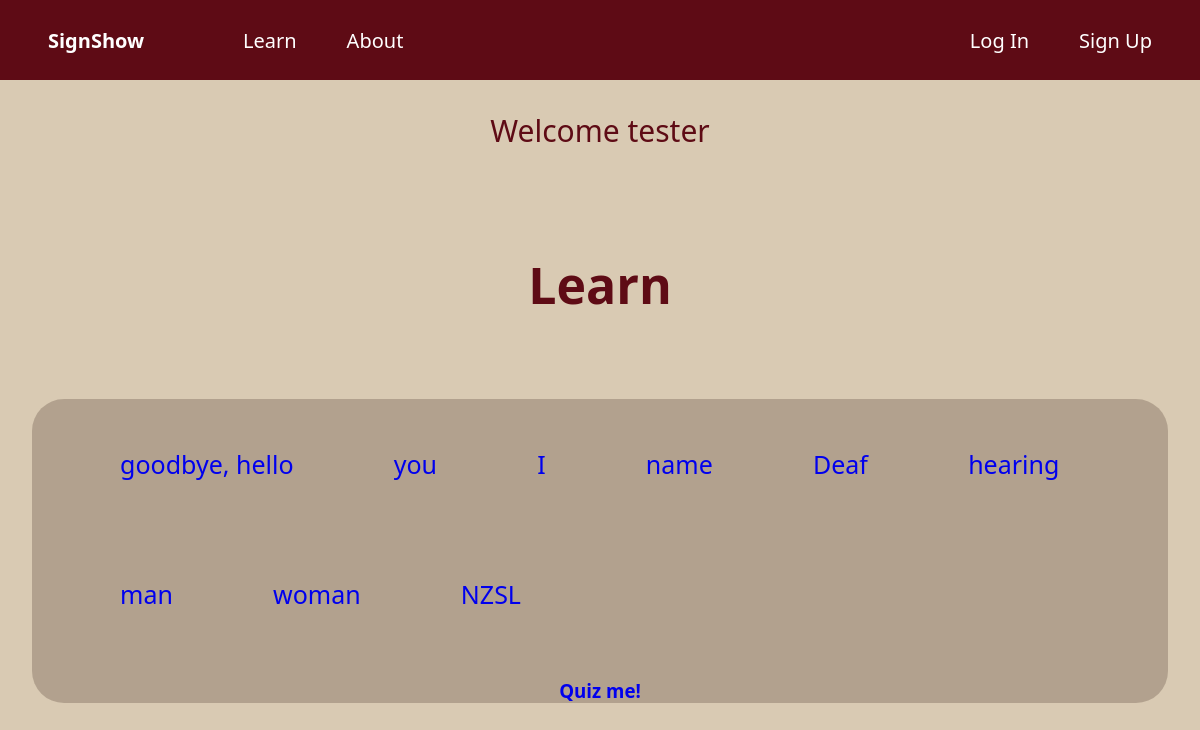
Page /learn (signed in) on the earlier database version.
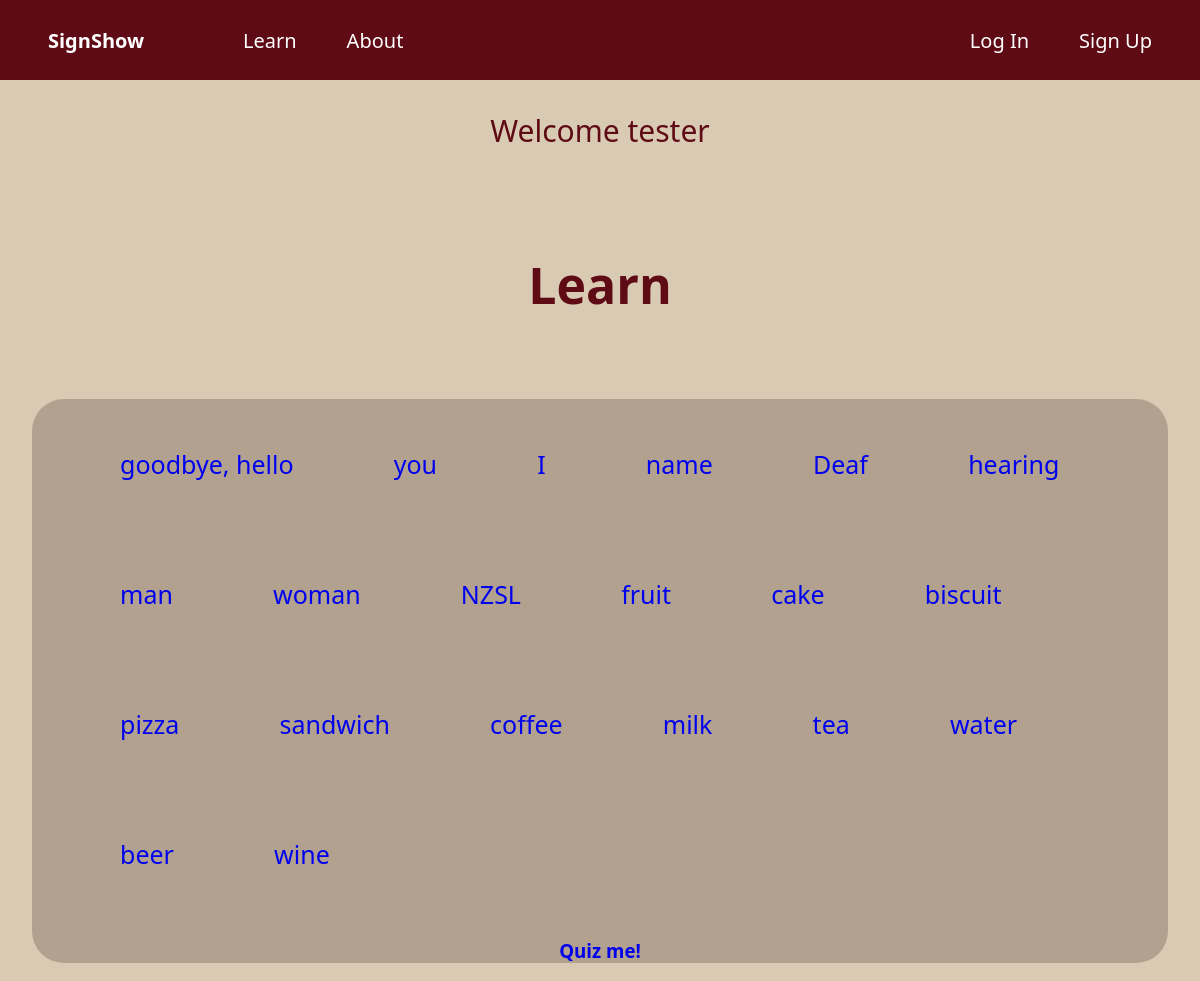
Same page on the later database version.
### tables this page shows
CREATE TABLE "terms" (
	"id"	INTEGER NOT NULL,
	"term"	TEXT NOT NULL,
	"video" TEXT,
	"image"	BLOB,
	"definition_en"	TEXT,
	"definition_ma"	TEXT,
	"type"	TEXT,
	PRIMARY KEY("id" AUTOINCREMENT)
);

### app.py (the view)
@app.route('/learn')
def learn():
    if not session.get('user', None):
        flash("Please log in to access!")
        return redirect('/login')
    else:
        terms = query_db("SELECT * FROM terms")
        quiz = query_db("SELECT id FROM quiz", one=True)
        return render_template("learn.html", terms=terms, quiz=quiz, id=id)

### app.py (called while the page is built)
def query_db(sql, args=(), one=False):
    db = sqlite3.connect(database)
    cursor = db.cursor()
    cursor.execute(sql, args)
    results = cursor.fetchall()
    db.commit()
    db.close()
    return (results[0] if results else None) if one else results

### templates/learn.html
{% extends 'base.html' %}
{% block content %}
    {% if session['user'] %}
        <p class="welcome-msg">Welcome {{ session['user'][1] }}</p>
    {% endif %}
    <h1>Learn</h1>
    <div class="learn-1">
        <ul>
            {% for term in terms %}
                <li><a href="learn/{{term[0]}}">{{term[1]}}</a></li>
            {% endfor %}
        </ul>
    <div class="post-learn">
        <h3><a href="/learn/quiz-{{quiz[0]}}">Quiz me!</a></h3>
    </div>
{% endblock %}

### templates/base.html (shortened to what this page needs)
<!DOCTYPE html>
<html lang="en">
<head>
    <link rel="stylesheet" href="{{ url_for('static', filename='styles.css')}}">
</head>
<body>
    {% include "nav.html" %}
    {% block content %}
    {% endblock %}
</body>
</html>

### templates/nav.html
<nav class="site-nav">
    <ul class="nav-primary">
        <a href="/" class="nav-logo">
            <span class="logo-main">SignShow</span>
        </a>
            <li><a href="/learn">Learn</a></li>
            <li><a href="/about">About</a></li>
    </ul>
    <div class="nav-actions">
            <li><a href="/login" class="nav-login">Log In</a></li>
            <li><a href="/signup" class="nav-signup">Sign Up</a></li>
    </div>
</nav>

### static/styles.css (style rules this page uses)
*, *::before *::after { margin: 0; padding: 0; box-sizing: border-box; }
body { margin: 0px; font-family:'Segoe UI', Tahoma, Geneva, Verdana, sans-serif; background-color: rgb(217, 202, 179); overflow-x: hidden; }
a { text-decoration: none; }
.site-nav { background-color: rgb(94, 11, 21); height: 80px; display: flex; align-items: center; position: sticky; top: 0; justify-content: space-between; }
.nav-primary { list-style: none; display: flex; gap: 50px; align-items: center; padding-left: 3rem; }
.nav-primary a { color: white; text-decoration: none; font-size: 20px; white-space: nowrap; display: inline-block; padding: 4px 0; }
.nav-actions { list-style: none; display: flex; gap: 50px; align-items: center; padding-right: 3rem; }
.nav-actions a { color: white; text-decoration: none; font-size: 20px; white-space: nowrap; display: inline-block; padding: 4px 0; }
.nav-logo { width: 145px; text-decoration: none; color: white; font-weight: 700; font-size: 30px; }
h1 { text-align: center; margin-top: 100px; font-size: 50px; color: rgb(94, 11, 21); margin-bottom: 5rem; }
.welcome-msg { font-size: 30px; text-align: center; }
.welcome-msg { color: rgb(94, 11, 21); }
h3 { text-align: center; color: rgb(94, 11, 21); }
.learn-1 { background-color: rgb(140, 122, 107, 0.5); border-radius: 2rem; margin: 0 2rem; }
.learn-1 ul { color: rgb(130, 50, 61); }
.learn-1 li { list-style: none; font-size: 25px; display: inline-block; justify-content: center; padding: 3rem 3rem; }
p { color: rgb(94, 11, 21); }

Differences in the rows shown:
added terms: term "fruit"
added terms: term "cake"
added terms: term "biscuit"
added terms: term "pizza"
added terms: term "sandwich"
added terms: term "coffee"
added terms: term "milk"
added terms: term "tea"
added terms: term "water"
added terms: term "beer"
added terms: term "wine"
